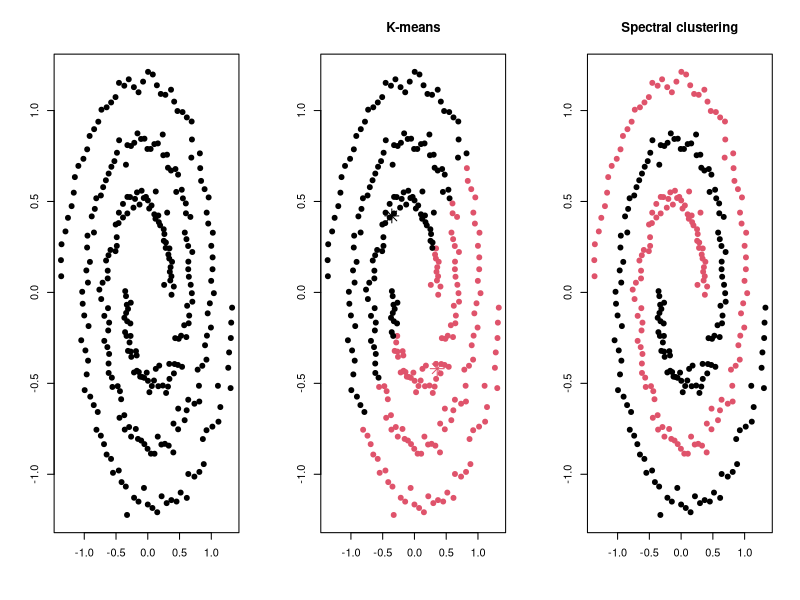
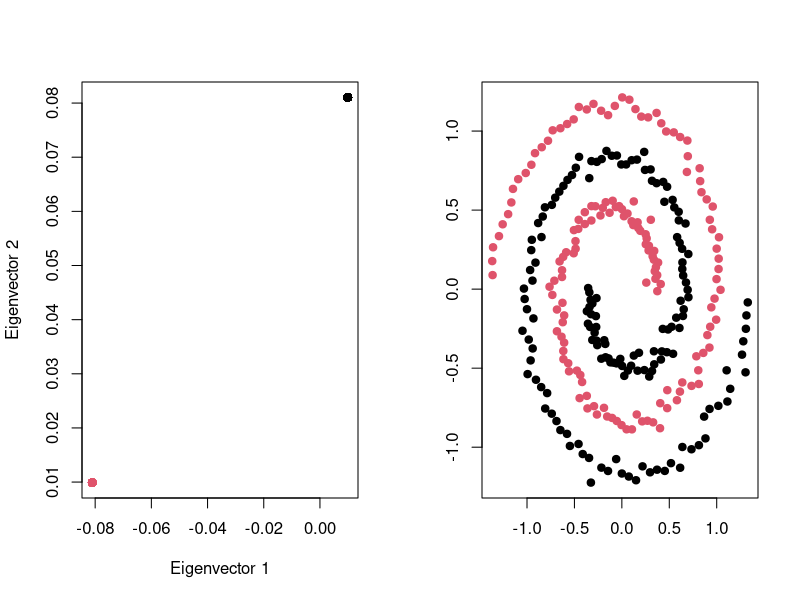

Recreate these plots in R, in order.
## ---- chunk 1
library(kernlab)
data(spirals)
## ---- chunk 2
  par(mfrow = c(1,3))
    km <- kmeans(spirals, centers = 2)
    sc <- specc(spirals, centers = 2)
    plot(spirals, pch = 19, xlab = "", ylab = "")
    plot(spirals, col = km$cluster, pch = 19, xlab = "", ylab = "", main="K-means")
    points(km$centers, col=1:2, pch=8, cex=2)
    plot(spirals, col = sc, pch = 19, xlab = "", ylab = "", main="Spectral clustering")
## ---- chunk 3
s <- function(x1, x2, alpha=1) {
  exp(- alpha * norm(as.matrix(x1-x2), type="F"))
}
## ---- chunk 4
make.affinity <- function(S, n.neighboors=2) {
  N <- length(S[,1])

  if (n.neighboors >= N) {  # fully connected
    A <- S
  } else {
    A <- matrix(rep(0,N^2), ncol=N)
    for(i in 1:N) { # for each line
      # only connect to those points with larger similarity
      best.similarities <- sort(S[i,], decreasing=TRUE)[1:n.neighboors]
      for (s in best.similarities) {
        j <- which(S[i,] == s)
        A[i,j] <- S[i,j]
        A[j,i] <- S[i,j] # to make an undirected graph, ie, the matrix becomes symmetric
      }
    }
  }
  A
}
## ---- chunk 5
  make.similarity <- function(my.data, similarity) {
    N <- nrow(my.data)
    S <- matrix(rep(NA,N^2), ncol=N)
    for(i in 1:N) {
      for(j in 1:N) {
        if (i!=j) {
          S[i,j] <- similarity(my.data[i,], my.data[j,])
        } else {
          S[i,j] <- 0
        }
      }
    }
    S
  }

  S <- make.similarity(spirals, s)
## ---- chunk 6
A <- make.affinity(S, 3)  # use 3 neighbors (includes self)
## ---- chunk 7
D <- diag(apply(A, 1, sum))
## ---- chunk 8
U <- D - A
## ---- chunk 9
evL <- eigen(U, symmetric=TRUE)
## ---- chunk 10
k   <- 2
Z   <- evL$vectors[,(ncol(evL$vectors)-k+1):ncol(evL$vectors)]
km <- kmeans(Z, centers=k, nstart=5)
## ---- chunk 11
par(mfrow=c(1,2))
plot(Z, col=km$cluster, pch = 19, xlab = "Eigenvector 1", ylab = "Eigenvector 2")
plot(spirals, col=km$cluster, pch = 19, xlab = "", ylab = "")
